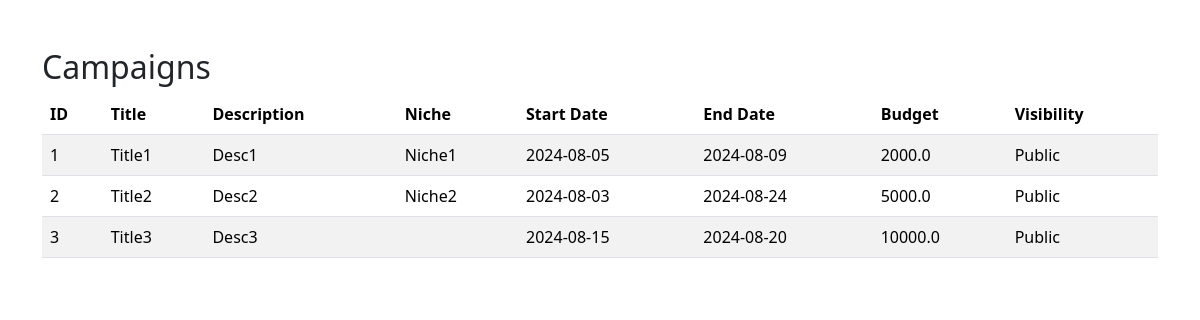
Page /view_campaigns on the committed database.
### app/models.py (models this page shows)
class Campaign(db.Model):
    id = db.Column(db.Integer, primary_key=True)
    title = db.Column(db.String(50), nullable=False)
    description = db.Column(db.Text, nullable=False)
    niche = db.Column(db.Text, nullable=True)
    start_date = db.Column(db.Date, nullable=False)
    end_date = db.Column(db.Date, nullable=False)
    budget = db.Column(db.Float, nullable=False)
    visibility = db.Column(db.String(50), nullable=False)
    sponsor_id = db.Column(db.Integer, db.ForeignKey('sponsor.id'), nullable=False)

### app/routes.py (the view)
@app.route('/view_campaigns')
def view_campaigns():
    campaigns = Campaign.query.all()
    return render_template('view_campaign.html', campaigns=campaigns)

### app/templates/view_campaign.html (shortened to what this page needs)
<!DOCTYPE html>
<html lang="en">
<head>
    <link href="https://cdn.jsdelivr.net/npm/bootstrap@5.3.3/dist/css/bootstrap.min.css" rel="stylesheet">
</head>
<body>
    <div class="container mt-5">
        <h2>Campaigns</h2>
        <table class="table table-striped">
            <thead>
                <tr>
                    <th>ID</th>
                    <th>Title</th>
                    <th>Description</th>
                    <th>Niche</th>
                    <th>Start Date</th>
                    <th>End Date</th>
                    <th>Budget</th>
                    <th>Visibility</th>
                </tr>
            </thead>
            <tbody>
                {% for campaign in campaigns %}
                <tr>
                    <td>{{ campaign.id }}</td>
                    <td>{{ campaign.title }}</td>
                    <td>{{ campaign.description }}</td>
                    <td>{{ campaign.niche }}</td>
                    <td>{{ campaign.start_date }}</td>
                    <td>{{ campaign.end_date }}</td>
                    <td>{{ campaign.budget }}</td>
                    <td>{{ campaign.visibility }}</td>
                </tr>
                {% endfor %}
            </tbody>
        </table>
    </div>
</body>
</html>

### rows in the picture
Campaign: id "1", title "Title1", description "Desc1", niche "Niche1", start_date "2024-08-05", end_date "2024-08-09", budget "2000.0", visibility "Public"
Campaign: id "2", title "Title2", description "Desc2", niche "Niche2", start_date "2024-08-03", end_date "2024-08-24", budget "5000.0", visibility "Public"
Campaign: id "3", title "Title3", description "Desc3", start_date "2024-08-15", end_date "2024-08-20", budget "10000.0", visibility "Public"
